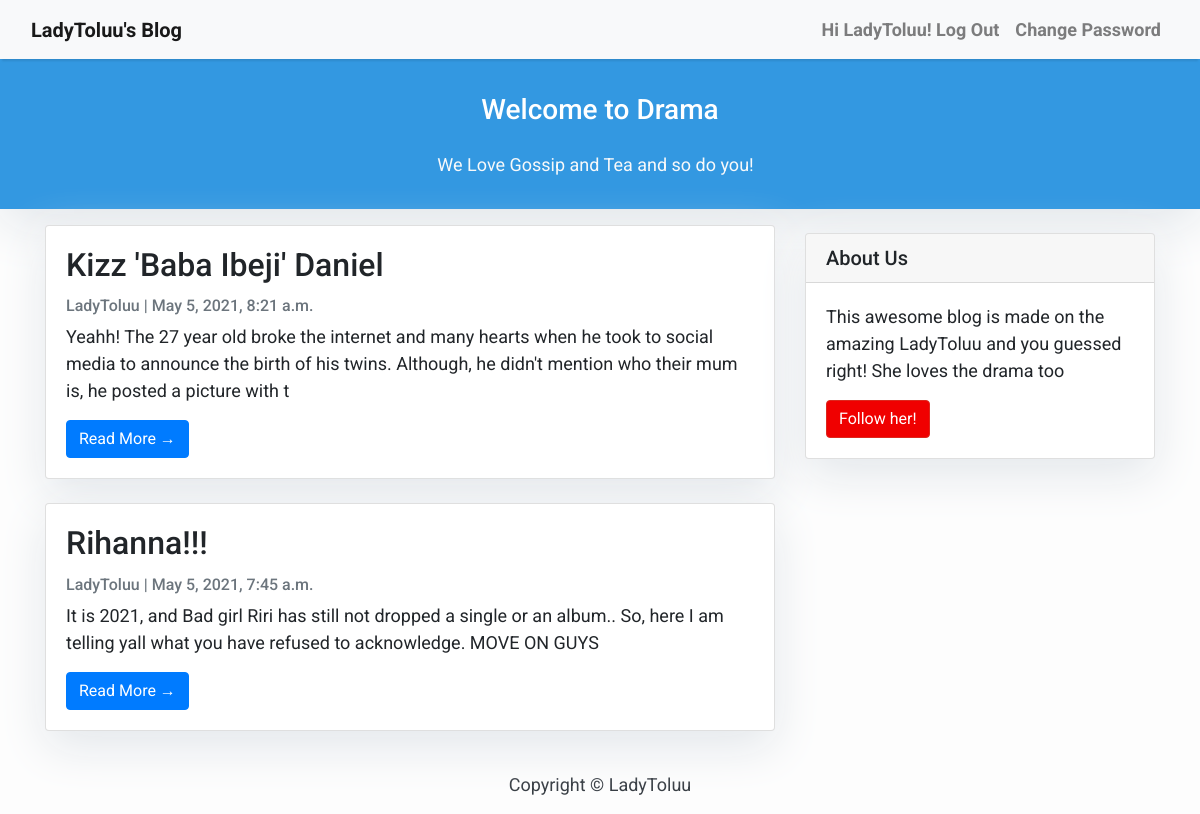
The app's page / (signed in) with its own data.
### TolusBlog/models.py (models this page shows, shortened)
class Post(models.Model):
    title = models.CharField(max_length=200, unique=True)
    slug = models.SlugField(max_length=200, unique=True)
    author = models.ForeignKey(User, on_delete= models.CASCADE,related_name='blog_posts')
    updated_on = models.DateTimeField(auto_now= True)
    content = models.TextField()
    created_on = models.DateTimeField(auto_now_add=True)
    status = models.IntegerField(choices=STATUS, default=0)
    class Meta:
        ordering = ['-created_on']

### TolusBlog/views.py (the view)
# urls.py: path('', views.PostList.as_view(), name='home'),
class PostList(generic.ListView):
    queryset = Post.objects.filter(status=1).order_by('-created_on')
    template_name = 'index.html'

### templates/index.html (shortened to what this page needs)
{% extends "base.html" %}
{% block content %}
<header class="masthead">
    <div class="container">
        <div class="row">
            <div class=" col-md-8 col-md-10 mx-auto">
                <div class="site-heading">
                    <h3 class=" site-heading my-4 mt-3 text-white"> Welcome to Drama </h3>
                    <p class="text-light">We Love Gossip and Tea and so do you! &nbsp
                    </p>
                </div>
            </div>
        </div>
    </div>
</header>
<div class="container">
    <div class="row">
        <div class="col-md-8 mt-3 left">
            {% for post in post_list %}
            <div class="card mb-4">
                <div class="card-body">
                    <h2 class="card-title">{{ post.title }}</h2>
                    <p class="card-text text-muted h6">{{ post.author }} | {{ post.created_on}} </p>
                    <p class="card-text">{{post.content|slice:":200" }}</p>
                    <a href="{% url 'post_detail' post.slug  %}" class="btn btn-primary">Read More &rarr;</a>
                </div>
            </div>
            {% endfor %}
        </div>
        {% block sidebar %} {% include 'sidebar.html' %} {% endblock sidebar %}
    </div>
</div>
{%endblock%}

### templates/base.html (shortened to what this page needs)
<!DOCTYPE html>
<html>
    <head>
        <link rel="stylesheet" href="https://maxcdn.bootstrapcdn.com/bootstrap/4.0.0/css/bootstrap.min.css"
 />
    </head>
    <body>
        <nav class="navbar navbar-expand-lg navbar-light bg-light shadow" id="mainNav">
            <div class="container-fluid">
                <a class="navbar-brand" href="{% url 'home' %}"><b>LadyToluu's Blog</b></a>
                <div class="collapse navbar-collapse" id="navbarResponsive">
                    <ul class="navbar-nav ml-auto">
                        <li class="nav-item text-black">
							{% if user.is_authenticated %}
								<a class = "nav-link text-black font-weight-bold" href="{% url 'logout' %}"> Hi {{ user.username }}! Log Out</a>
                                <li class="nav-item text-black">
									<a class="nav-link text-black font-weight-bold" href="{% url 'password_change' %}">Change Password</a>
								</li>
							{% else %}
								<a class="nav-link text-black font-weight-bold" href="{% url 'login' %}">You are not logged in!
									LogIn</a>
								<li class="nav-item text-black">
									<a class="nav-link text-black font-weight-bold" href="{% url 'signup' %}">SignUp</a>
								</li>
							{% endif %}
                        </li>
                    </ul>
                </div>
            </div>
        </nav>
        {% block content %}{% endblock content %}
        <footer class="py-3 bg-grey">
            <p class="m-0 text-dark text-center ">Copyright &copy; LadyToluu</p>
        </footer>
    </body>
</html>

### templates/base.html (style rules this page uses)
body { font-family: "Roboto", sans-serif; font-size: 17px; background-color: #fdfdfd; }
.shadow { box-shadow: 0 4px 2px -2px rgba(0, 0, 0, 0.1); }
.masthead { background: #3398E1; height: auto; padding-bottom: 15px; box-shadow: 0 16px 48px #E3E7EB; padding-top: 10px; text-align: center; }

### templates/index.html (style rules this page uses)
body { font-family: "Roboto", sans-serif; font-size: 18px; background-color: #fdfdfd; }
.card { box-shadow: 0 16px 48px #E3E7EB; }

### templates/sidebar.html (style rules this page uses)
.card { box-shadow: 0 16px 48px #E3E7EB; }

### records on screen
Post: title "Kizz 'Baba Ibeji' Daniel", author "LadyToluu", created_on "May 5, 2021, 8:21 a.m.", content "Yeahh! The 27 year old broke the internet and many hearts when he took to social media to announce the birth of his twins. Although, he didn't mention who their mum is, he posted a picture with t"
Post: title "Rihanna!!!", author "LadyToluu", created_on "May 5, 2021, 7:45 a.m.", content "It is 2021, and Bad girl Riri has still not dropped a single or an album.. So, here I am telling yall what you have refused to acknowledge. MOVE ON GUYS"

### other values on screen
{{ user.username }} "LadyToluu"
